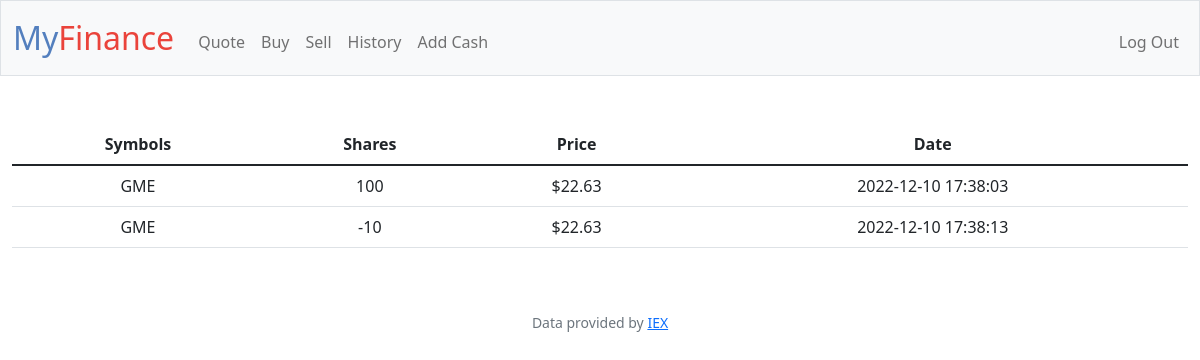
The page /history (signed in) on the database its author committed.
### tables this page shows
CREATE TABLE 'transactions' ('id' INTEGER PRIMARY KEY AUTOINCREMENT NOT NULL, 'user_id' INTEGER, 'symbol' TEXT, 'shares' INTEGER, 'price' REAL, 'date' DATETIME);

### app.py (the view)
@app.route("/history")
@login_required
def history():
    user_id = session["user_id"]
    transactions_db = db.execute("SELECT * FROM transactions WHERE user_id = :id", id=user_id)
    return render_template("history.html", transactions = transactions_db)

### app.py (called while the page is built)
@app.after_request
def after_request(response):
    response.headers["Cache-Control"] = "no-cache, no-store, must-revalidate"
    response.headers["Expires"] = 0
    response.headers["Pragma"] = "no-cache"
    return response

### helpers.py (called while the page is built)
def login_required(f):
    @wraps(f)
    def decorated_function(*args, **kwargs):
        if session.get("user_id") is None:
            return redirect("/login")
        return f(*args, **kwargs)
    return decorated_function

def usd(value):
    return f"${value:,.2f}"

### templates/history.html (shortened to what this page needs)
{% extends "layout.html" %}
{% block main %}
    <table class="table">
        <thead>
        <tr>
            <th scope="col">Symbols</th>
            <th scope="col">Shares</th>
            <th scope="col">Price</th>
            <th scope="col">Date</th>
        </tr>
        </thead>
        <tbody>
            {% for row in transactions %}
                <tr>
                    <td>{{ row["symbol"] }}</td>
                    <td>{{ row["shares"] }}</td>
                    <td>{{ row["price"] | usd }}</td>
                    <td>{{ row["date"] }}</td>
                </tr>
                {% endfor %}
        </table>
{% endblock %}

### rows shown on the page
transactions: symbol "GME", shares "100", price "$22.63", date "2022-12-10 17:38:03"
transactions: symbol "GME", shares "-10", price "$22.63", date "2022-12-10 17:38:13"
